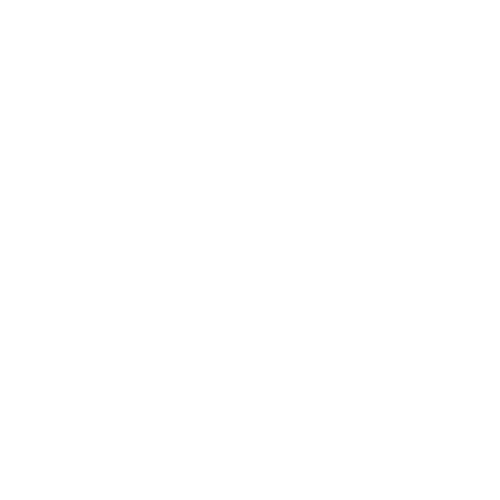
Frame 1 (no input)
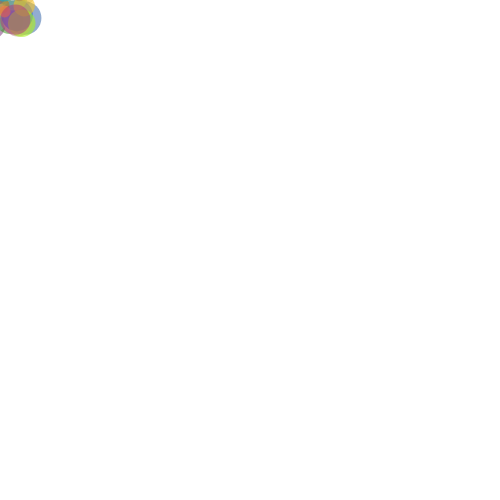
Frame 60 (no input)
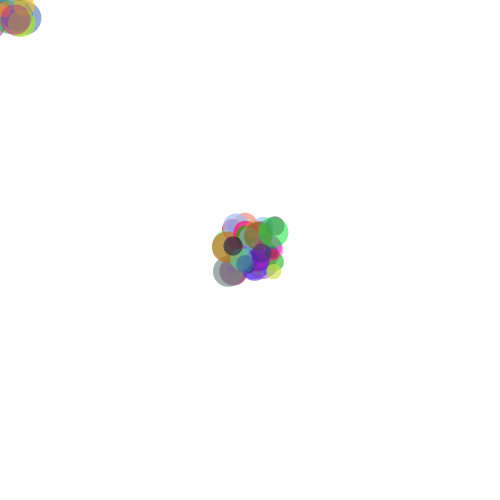
Frame 120 (the mouse pressed at the canvas centre since frame 60)

The p5.js sketch that drew these frames (run headless with seeded random() and noise() and a simulated clock; from frame 60 on, the mouse is pressed at the canvas centre):

// p5.js sketch
// ── sketch.js
function setup(){
    createCanvas(500,500)
    background(255,255,255)
}

function draw(){
    let r = random(0,255)
    let g = random(0,255)
    let b = random(0,255)
    let opacity = random(120,180)
    fill(r,b,g, opacity)
    noStroke()

    // Add random Size
    let size = random(5,34)
    // Offset
    let offsetX = random(-25,25)
    let offsetY = random(-25,25)
    ellipse(mouseX + offsetX, mouseY + offsetY,size,size)
}

function mouseClicked(){
    background(255,255,255)
}
